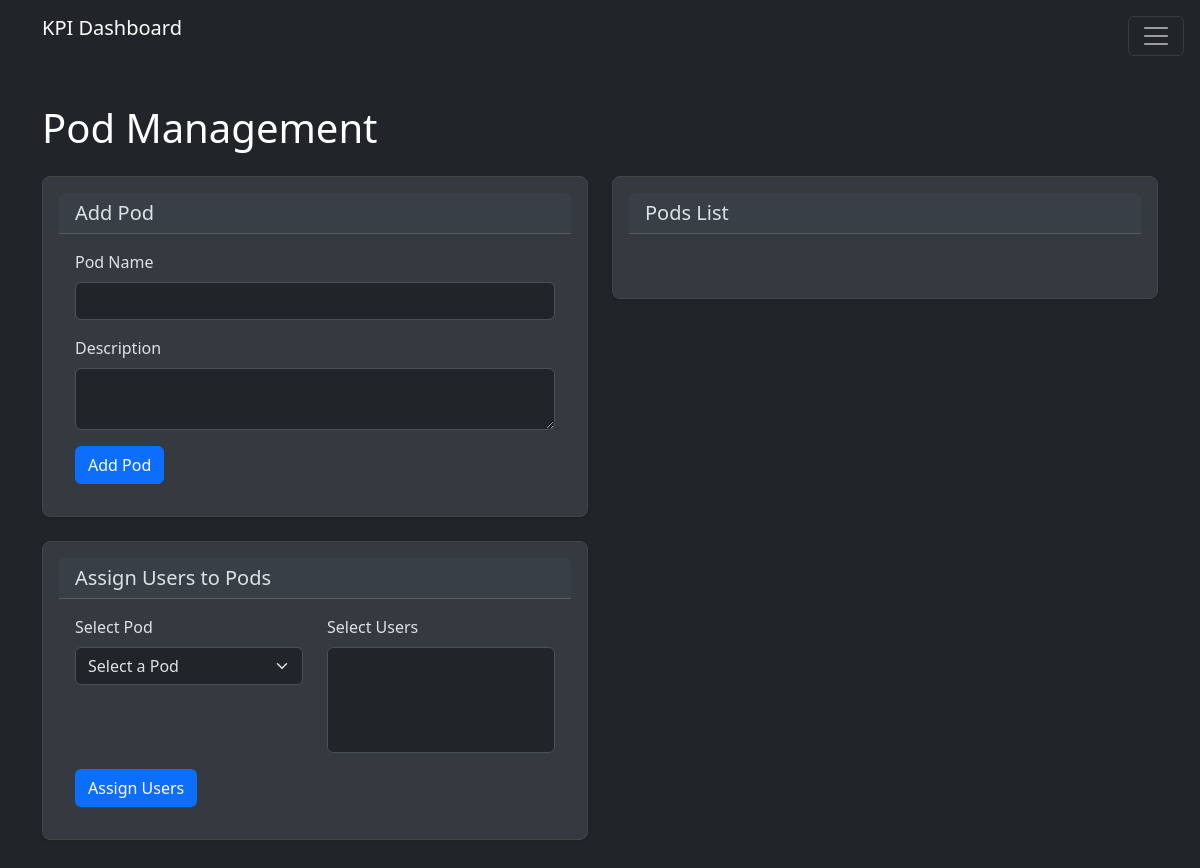
The page /admin/pages/pods.php on the database as committed earlier.
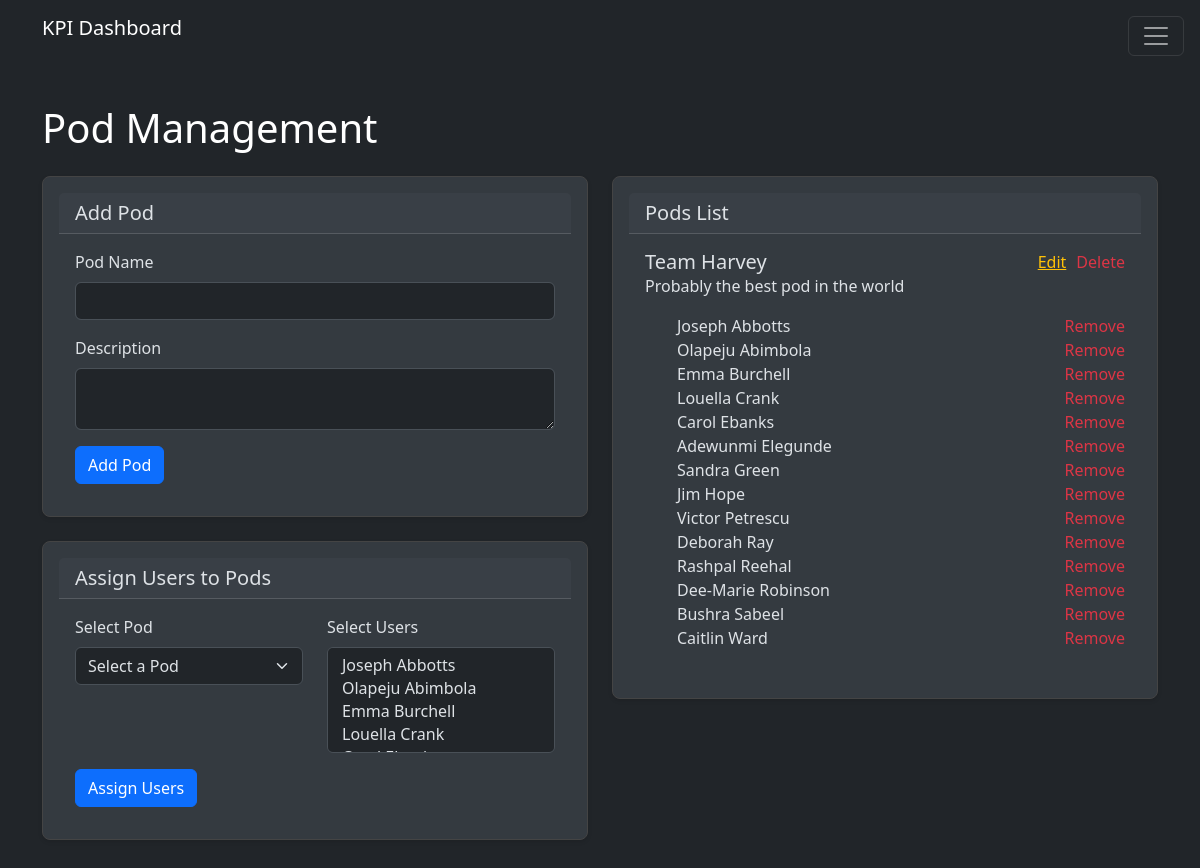
The same page on the database as committed later.
### tables this page shows
CREATE TABLE `pods` (
  `id` int(11) NOT NULL,
  `name` varchar(100) NOT NULL,
  `description` text DEFAULT NULL,
  `created_at` timestamp NULL DEFAULT current_timestamp()
);

CREATE TABLE `users` (
  `id` int(11) NOT NULL,
  `first_name` varchar(50) NOT NULL,
  `last_name` varchar(50) NOT NULL,
  `email` varchar(100) DEFAULT NULL,
  `created_at` timestamp NULL DEFAULT current_timestamp()
);

### includes/classes/Database.php (called while the page is built, shortened)
<?php
class Database {
    private static $instance = null;
    private $connection = null;
    private function __construct() {
        try {
            $this->connection = new PDO(
                "mysql:host=" . DB_HOST . ";dbname=" . DB_NAME,
                DB_USER,
                DB_PASS,
                [PDO::ATTR_ERRMODE => PDO::ERRMODE_EXCEPTION]
            );
        } catch (PDOException $e) {
            error_log("Database Connection Error: " . $e->getMessage());
            throw new Exception("Database connection failed");
        }
    }
    public static function getInstance() {
        if (self::$instance === null) {
            self::$instance = new self();
        }
        return self::$instance;
    }
    public function query($sql, $params = []) {
        try {
            $stmt = $this->connection->prepare($sql);
            $stmt->execute($params);
            return $stmt;
        } catch (PDOException $e) {
            error_log("Query Error: " . $e->getMessage());
            throw new Exception("Database query failed");
        }
    }
}

### public/admin/pages/pods.php (the view, shortened to what the changed rows need)
<?php
require_once $_SERVER['DOCUMENT_ROOT'] . '/public/admin/includes/header.php';
$db = Database::getInstance();
try {
    $pods = $db->query("SELECT * FROM pods ORDER BY name")->fetchAll(PDO::FETCH_ASSOC);
} catch (PDOException $e) {
    error_log("Database error: " . $e->getMessage());
    die("Database error occurred. Please contact administrator.");
}
$users = $db->query("SELECT * FROM users ORDER BY last_name")->fetchAll(PDO::FETCH_ASSOC);
$action = 'Add Pod';
?>
<div class="container py-5">
    <h1 class="mb-4">Pod Management</h1>
    <div class="row">
        <div class="col-md-6">
            <div class="card mb-4">
                <div class="card-header">
                    <h2 class="h5 mb-0"><?php echo $action; ?></h2>
                </div>
            </div>
            <div class="card mt-4">
                <div class="card-header">
                    <h2 class="h5 mb-0">Assign Users to Pods</h2>
                </div>
                <div class="card-body">
                    <form method="POST" action="functions.php">
                        <div class="row">
                            <div class="col-md-6 mb-3">
                                <label for="userSelect" class="form-label">Select Users</label>
                                <select name="person_ids[]" id="userSelect" class="form-select" multiple required>
                                    <?php foreach ($users as $user): ?>
                                        <option value="<?php echo $user['id']; ?>"><?php echo htmlspecialchars($user['first_name'] . ' ' . $user['last_name']); ?></option>
                                    <?php endforeach; ?>
                                </select>
                            </div>
                        </div>
                    </form>
                </div>
            </div>
        </div>
        <div class="col-md-6">
            <div class="card">
                <div class="card-header">
                    <h2 class="h5 mb-0">Pods List</h2>
                </div>
                <div class="card-body">
                    <div class="mb-3">
                        <?php foreach ($pods as $pod): ?>
                            <div class="mb-3">
                                <div style="display: flex; justify-content: space-between; align-items: center;">
                                    <h5 style="margin-bottom: 0;">
                                        <?php echo htmlspecialchars($pod['name']); ?>
                                    </h5>
                                    <div>
                                        <div class="d-flex">
                                            <a href="?edit_id=<?php echo $pod['id']; ?>" class="text-warning" style="margin-right: 10px;">Edit</a>
                                            <form method="POST" action="functions.php" style="display:inline;">
                                                <button type="submit" class="text-danger" style="background: none; border: none; padding: 0; cursor: pointer;">Delete</button>
                                            </form>
                                        </div>
                                    </div>
                                </div>
                                <p><?php echo htmlspecialchars($pod['description']); ?></p>
                                <ul>
                                    <?php
                                    $assignedUsers = $db->query("SELECT users.* FROM users
                                        JOIN pod_assignments ON users.id = pod_assignments.staff_id
                                        WHERE pod_assignments.pod_id = ?", [$pod['id']])->fetchAll(PDO::FETCH_ASSOC);
                                    foreach ($assignedUsers as $user): ?>
                                        <li style="display: flex; justify-content: space-between; align-items: center;">
                                            <?php echo htmlspecialchars($user['first_name'] . ' ' . $user['last_name']); ?>
                                            <form method="POST" action="functions.php" style="display:inline;">
                                                <button type="submit" class="text-danger" style="background: none; border: none; padding: 0; cursor: pointer;">Remove</button>
                                            </form>
                                        </li>
                                    <?php endforeach; ?>
                                </ul>
                            </div>
                        <?php endforeach; ?>
                    </div>
                </div>
            </div>
        </div>
    </div>
</div>
<?php include $_SERVER['DOCUMENT_ROOT'] . '/public/admin/includes/footer.php'; ?>

Rows that differ between the two databases and show on the page:
added pods: name "Team Harvey", description "Probably the best pod in the world"
added users: $user['id'] 27 (drawn), first_name+last_name "Joseph Abbotts"
added users: $user['id'] 29 (drawn), first_name+last_name "Olapeju Abimbola"
added users: $user['id'] 25 (drawn), first_name+last_name "Emma Burchell"
added users: $user['id'] 28 (drawn), first_name+last_name "Louella Crank"
added users: $user['id'] 21 (drawn), first_name+last_name "Carol Ebanks"
added users: first_name+last_name "Adewunmi Elegunde", shown under "Team Harvey"
added users: first_name+last_name "Sandra Green", shown under "Team Harvey"
added users: first_name+last_name "Jim Hope", shown under "Team Harvey"
added users: first_name+last_name "Victor Petrescu", shown under "Team Harvey"
added users: first_name+last_name "Deborah Ray", shown under "Team Harvey"
added users: first_name+last_name "Rashpal Reehal", shown under "Team Harvey"
added users: first_name+last_name "Dee-Marie Robinson", shown under "Team Harvey"
added users: first_name+last_name "Bushra Sabeel", shown under "Team Harvey"
added users: first_name+last_name "Caitlin Ward", shown under "Team Harvey"
Other text that changed with them:
form field value: (not shown) → "Joseph Abbotts / Olapeju Abimbola / Emma Burchell / Louella Crank"
